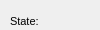
      <widget class="QWidget" name="page_43">
       <property name="geometry">
        <rect>
         <x>0</x>
         <y>0</y>
         <width>100</width>
         <height>30</height>
        </rect>
       </property>
       <attribute name="label">
        <string>Basic information</string>
       </attribute>
       <widget class="QComboBox" name="siphon_buildercat_id">
        <property name="geometry">
         <rect>
          <x>380</x>
          <y>40</y>
          <width>160</width>
          <height>20</height>
         </rect>
        </property>
       </widget>
       <widget class="QLabel" name="label_siphon_buildercat_id">
        <property name="geometry">
         <rect>
          <x>280</x>
          <y>40</y>
          <width>101</width>
          <height>22</height>
         </rect>
        </property>
        <property name="font">
         <font>
          <pointsize>8</pointsize>
         </font>
        </property>
        <property name="frameShape">
         <enum>QFrame::NoFrame</enum>
        </property>
        <property name="frameShadow">
         <enum>QFrame::Plain</enum>
        </property>
        <property name="text">
         <string>Buildercat id:</string>
        </property>
        <property name="textFormat">
         <enum>Qt::AutoText</enum>
        </property>
        <property name="scaledContents">
         <bool>false</bool>
        </property>
        <property name="alignment">
         <set>Qt::AlignLeading|Qt::AlignLeft|Qt::AlignVCenter</set>
        </property>
        <property name="margin">
         <number>3</number>
        </property>
       </widget>
       <widget class="QComboBox" name="siphon_state">
        <property name="geometry">
         <rect>
          <x>110</x>
          <y>10</y>
          <width>160</width>
          <height>20</height>
         </rect>
        </property>
        <property name="autoFillBackground">
         <bool>true</bool>
        </property>
        <property name="maxVisibleItems">
         <number>8</number>
        </property>
        <property name="frame">
         <bool>false</bool>
        </property>
       </widget>
       <widget class="QLabel" name="label_siphon_workcat_id_end">
        <property name="geometry">
         <rect>
          <x>280</x>
          <y>10</y>
          <width>101</width>
          <height>22</height>
         </rect>
        </property>
        <property name="font">
         <font>
          <pointsize>8</pointsize>
         </font>
        </property>
        <property name="frameShape">
         <enum>QFrame::NoFrame</enum>
        </property>
        <property name="frameShadow">
         <enum>QFrame::Plain</enum>
        </property>
        <property name="text">
         <string>Workcat end id:</string>
        </property>
        <property name="textFormat">
         <enum>Qt::AutoText</enum>
        </property>
        <property name="scaledContents">
         <bool>false</bool>
        </property>
        <property name="alignment">
         <set>Qt::AlignLeading|Qt::AlignLeft|Qt::AlignVCenter</set>
        </property>
        <property name="margin">
         <number>3</number>
        </property>
       </widget>
       <widget class="QLabel" name="label_siphon_state">
        <property name="geometry">
         <rect>
          <x>10</x>
          <y>10</y>
          <width>90</width>
          <height>22</height>
         </rect>
        </property>
        <property name="font">
         <font>
          <pointsize>8</pointsize>
         </font>
        </property>
        <property name="frameShape">
         <enum>QFrame::NoFrame</enum>
        </property>
        <property name="frameShadow">
         <enum>QFrame::Plain</enum>
        </property>
        <property name="text">
         <string>State:</string>
        </property>
        <property name="textFormat">
         <enum>Qt::AutoText</enum>
        </property>
        <property name="scaledContents">
         <bool>false</bool>
        </property>
        <property name="alignment">
         <set>Qt::AlignLeading|Qt::AlignLeft|Qt::AlignVCenter</set>
        </property>
        <property name="margin">
         <number>3</number>
        </property>
       </widget>
       <widget class="QLabel" name="label_siphon_code">
        <property name="geometry">
         <rect>
          <x>10</x>
          <y>70</y>
          <width>90</width>
          <height>22</height>
         </rect>
        </property>
        <property name="font">
         <font>
          <pointsize>8</pointsize>
         </font>
        </property>
        <property name="frameShape">
         <enum>QFrame::NoFrame</enum>
        </property>
        <property name="frameShadow">
         <enum>QFrame::Plain</enum>
        </property>
        <property name="text">
         <string>Code:</string>
        </property>
        <property name="textFormat">
         <enum>Qt::AutoText</enum>
        </property>
        <property name="scaledContents">
         <bool>false</bool>
        </property>
        <property name="alignment">
         <set>Qt::AlignLeading|Qt::AlignLeft|Qt::AlignVCenter</set>
        </property>
        <property name="margin">
         <number>3</number>
        </property>
       </widget>
       <widget class="QComboBox" name="siphon_workcat_id">
        <property name="geometry">
         <rect>
          <x>110</x>
          <y>100</y>
          <width>160</width>
          <height>20</height>
         </rect>
        </property>
        <property name="autoFillBackground">
         <bool>true</bool>
        </property>
        <property name="maxVisibleItems">
         <number>8</number>
        </property>
        <property name="frame">
         <bool>false</bool>
        </property>
       </widget>
       <widget class="QLabel" name="label_siphon_owner">
        <property name="geometry">
         <rect>
          <x>10</x>
          <y>40</y>
          <width>90</width>
          <height>22</height>
         </rect>
        </property>
        <property name="font">
         <font>
          <pointsize>8</pointsize>
         </font>
        </property>
        <property name="frameShape">
         <enum>QFrame::NoFrame</enum>
        </property>
        <property name="frameShadow">
         <enum>QFrame::Plain</enum>
        </property>
        <property name="text">
         <string>Owner:</string>
        </property>
        <property name="textFormat">
         <enum>Qt::AutoText</enum>
        </property>
        <property name="scaledContents">
         <bool>false</bool>
        </property>
        <property name="alignment">
         <set>Qt::AlignLeading|Qt::AlignLeft|Qt::AlignVCenter</set>
        </property>
        <property name="margin">
         <number>3</number>
        </property>
       </widget>
       <widget class="QComboBox" name="siphon_workcat_id_end">
        <property name="geometry">
         <rect>
          <x>380</x>
          <y>10</y>
          <width>160</width>
          <height>20</height>
         </rect>
        </property>
        <property name="autoFillBackground">
         <bool>true</bool>
        </property>
        <property name="maxVisibleItems">
         <number>8</number>
        </property>
        <property name="frame">
         <bool>false</bool>
        </property>
       </widget>
       <widget class="QDateEdit" name="siphon_builtdate">
        <property name="geometry">
         <rect>
          <x>380</x>
          <y>70</y>
          <width>160</width>
          <height>22</height>
         </rect>
        </property>
        <property name="calendarPopup">
         <bool>true</bool>
        </property>
       </widget>
       <widget class="QLabel" name="label_siphon_workcat_id">
        <property name="geometry">
         <rect>
          <x>10</x>
          <y>100</y>
          <width>90</width>
          <height>22</height>
         </rect>
        </property>
        <property name="font">
         <font>
          <pointsize>8</pointsize>
         </font>
        </property>
        <property name="frameShape">
         <enum>QFrame::NoFrame</enum>
        </property>
        <property name="frameShadow">
         <enum>QFrame::Plain</enum>
        </property>
        <property name="text">
         <string>Workcat id:</string>
        </property>
        <property name="textFormat">
         <enum>Qt::AutoText</enum>
        </property>
        <property name="scaledContents">
         <bool>false</bool>
        </property>
        <property name="alignment">
         <set>Qt::AlignLeading|Qt::AlignLeft|Qt::AlignVCenter</set>
        </property>
        <property name="margin">
         <number>3</number>
        </property>
       </widget>
       <widget class="QLineEdit" name="siphon_code">
        <property name="geometry">
         <rect>
          <x>110</x>
          <y>70</y>
          <width>160</width>
          <height>20</height>
         </rect>
        </property>
       </widget>
       <widget class="QComboBox" name="siphon_ownercat_id">
        <property name="geometry">
         <rect>
          <x>110</x>
          <y>40</y>
          <width>160</width>
          <height>20</height>
         </rect>
        </property>
       </widget>
       <widget class="QLabel" name="label_siphon_builtdate">
        <property name="geometry">
         <rect>
          <x>280</x>
          <y>70</y>
          <width>101</width>
          <height>22</height>
         </rect>
        </property>
        <property name="font">
         <font>
          <pointsize>8</pointsize>
         </font>
        </property>
        <property name="frameShape">
         <enum>QFrame::NoFrame</enum>
        </property>
        <property name="frameShadow">
         <enum>QFrame::Plain</enum>
        </property>
        <property name="text">
         <string>Builtdate:</string>
        </property>
        <property name="textFormat">
         <enum>Qt::AutoText</enum>
        </property>
        <property name="scaledContents">
         <bool>false</bool>
        </property>
        <property name="alignment">
         <set>Qt::AlignLeading|Qt::AlignLeft|Qt::AlignVCenter</set>
        </property>
        <property name="margin">
         <number>3</number>
        </property>
       </widget>
       <widget class="QLabel" name="label_siphon_end_date">
        <property name="geometry">
         <rect>
          <x>280</x>
          <y>100</y>
          <width>101</width>
          <height>22</height>
         </rect>
        </property>
        <property name="font">
         <font>
          <pointsize>8</pointsize>
         </font>
        </property>
        <property name="frameShape">
         <enum>QFrame::NoFrame</enum>
        </property>
        <property name="frameShadow">
         <enum>QFrame::Plain</enum>
        </property>
        <property name="text">
         <string>End date:</string>
        </property>
        <property name="textFormat">
         <enum>Qt::AutoText</enum>
        </property>
        <property name="scaledContents">
         <bool>false</bool>
        </property>
        <property name="alignment">
         <set>Qt::AlignLeading|Qt::AlignLeft|Qt::AlignVCenter</set>
        </property>
        <property name="margin">
         <number>3</number>
        </property>
       </widget>
       <widget class="QDateEdit" name="siphon_end_date">
        <property name="geometry">
         <rect>
          <x>380</x>
          <y>100</y>
          <width>160</width>
          <height>22</height>
         </rect>
        </property>
        <property name="calendarPopup">
         <bool>true</bool>
        </property>
       </widget>
      </widget>
